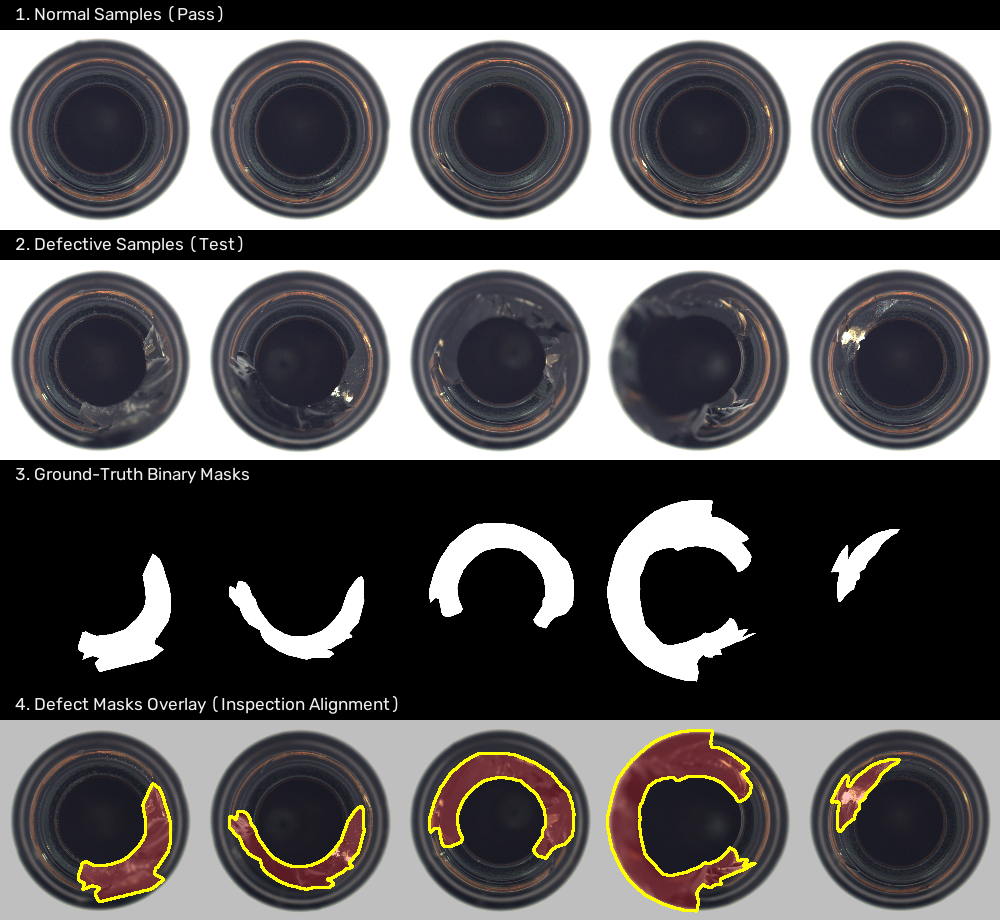
#> input picture ml/reports/visual_qa_bottle.png, 1000 x 920 px
$ python -i pipeline.py   (imports and definitions only)
#> lines starting #> are read from the running program, lines starting #| are printed output that depends on the picture
#> further down, picture is the input picture: shape (920, 1000, 3); mean B, G, R 91.5, 91.1, 93.1
"""
VisionInspect AI - Industrial Image Preprocessing Pipeline

Provides a configurable, step-toggleable OpenCV pipeline for manufacturing images:
- Validation (shape, channel integrity)
- Resize and normalize
- Noise reduction (Gaussian, Median, Bilateral)
- Contrast enhancement (CLAHE on luminance channel)
- Optional edge detection overlay / map
- Region of Interest (ROI) extraction
"""

import time
from dataclasses import asdict, dataclass, field
from typing import Any, Dict, List, Optional, Tuple
import cv2
import numpy as np


@dataclass
class PreprocessingConfig:
    # 1. Validation
    do_validate: bool = True

    # 2. Resize
    do_resize: bool = True
    target_width: int = 512
    target_height: int = 512
    keep_aspect_ratio: bool = False

    # 3. Denoising
    do_denoise: bool = True
    denoise_method: str = "gaussian"  # "gaussian", "median", "bilateral"
    denoise_kernel_size: int = 3

    # 4. Contrast Enhancement (CLAHE)
    do_clahe: bool = True
    clahe_clip_limit: float = 2.0
    clahe_grid_size: int = 8

    # 5. Edge Detection
    do_edge_detection: bool = False
    edge_low_threshold: int = 50
    edge_high_threshold: int = 150

    # 6. ROI Extraction
    do_roi_extraction: bool = False
    roi_mode: str = "center"  # "center", "bbox", "auto_foreground"
    roi_margin_percent: float = 0.1  # 10% margin crop if center
    roi_custom_box: Optional[List[int]] = None  # [ymin, xmin, ymax, xmax]


class PipelineValidationError(ValueError):
    """Raised when an input image fails validation."""
    pass


def run_preprocessing_pipeline(
    image: np.ndarray,
    config: Optional[PreprocessingConfig] = None,
) -> Tuple[np.ndarray, Dict[str, Any]]:
    """
    Executes configured preprocessing steps on a copy of the input image.
    The original image array is never modified in-place.

    Returns:
        (processed_image_bgr, pipeline_metadata)
    """
    if config is None:
        config = PreprocessingConfig()

    start_time = time.time()
    steps_applied: List[str] = []

    # 1. Validation
    if config.do_validate:
        if image is None or not isinstance(image, np.ndarray) or image.size == 0:
            raise PipelineValidationError("Image data is empty, null, or not a valid numpy array.")
        if len(image.shape) not in (2, 3):
            raise PipelineValidationError(f"Invalid image dimensions: {image.shape}. Expected 2D or 3D.")
        steps_applied.append("validation")

    # Work on an isolated copy
    processed = image.copy()

    # Convert 1-channel grayscale to 3-channel BGR for standardized pipeline flow
    if len(processed.shape) == 2:
        processed = cv2.cvtColor(processed, cv2.COLOR_GRAY2BGR)

    orig_h, orig_w = processed.shape[:2]
#> orig_h = 920; orig_w = 1000

    # 2. ROI Extraction (if enabled before scaling)
    if config.do_roi_extraction:
        h, w = processed.shape[:2]
        if config.roi_mode == "center":
            margin_y = int(h * config.roi_margin_percent)
            margin_x = int(w * config.roi_margin_percent)
            y1 = max(0, margin_y)
            y2 = min(h, h - margin_y)
            x1 = max(0, margin_x)
            x2 = min(w, w - margin_x)
            processed = processed[y1:y2, x1:x2]
            steps_applied.append(f"roi_extraction(center: [{y1}:{y2}, {x1}:{x2}])")

        elif config.roi_mode == "bbox" and config.roi_custom_box:
            ymin, xmin, ymax, xmax = config.roi_custom_box
            ymin = max(0, min(ymin, h))
            ymax = max(ymin + 1, min(ymax, h))
            xmin = max(0, min(xmin, w))
            xmax = max(xmin + 1, min(xmax, w))
            processed = processed[ymin:ymax, xmin:xmax]
            steps_applied.append(f"roi_extraction(bbox: [{ymin}:{ymax}, {xmin}:{xmax}])")

        elif config.roi_mode == "auto_foreground":
            # Otsu thresholding on grayscale to find dominant object contour
            gray_tmp = cv2.cvtColor(processed, cv2.COLOR_BGR2GRAY)
            _, thresh = cv2.threshold(gray_tmp, 0, 255, cv2.THRESH_BINARY + cv2.THRESH_OTSU)
            contours, _ = cv2.findContours(thresh, cv2.RETR_EXTERNAL, cv2.CHAIN_APPROX_SIMPLE)
            if contours:
                largest = max(contours, key=cv2.contourArea)
                bx, by, bw, bh = cv2.boundingRect(largest)
                if bw > 20 and bh > 20:
                    processed = processed[by:by + bh, bx:bx + bw]
                    steps_applied.append(f"roi_extraction(auto_foreground: [{by}:{by+bh}, {bx}:{bx+bw}])")

    # 3. Resize
    if config.do_resize:
        tw, th = config.target_width, config.target_height
        if config.keep_aspect_ratio:
            cur_h, cur_w = processed.shape[:2]
            scale = min(tw / cur_w, th / cur_h)
            nw, nh = int(cur_w * scale), int(cur_h * scale)
            resized = cv2.resize(processed, (nw, nh), interpolation=cv2.INTER_AREA if scale < 1.0 else cv2.INTER_LINEAR)
            # Pad onto letterbox canvas
            canvas = np.zeros((th, tw, 3), dtype=np.uint8)
            pad_x = (tw - nw) // 2
            pad_y = (th - nh) // 2
            canvas[pad_y:pad_y + nh, pad_x:pad_x + nw] = resized
            processed = canvas
        else:
            processed = cv2.resize(processed, (tw, th), interpolation=cv2.INTER_AREA if (tw < orig_w or th < orig_h) else cv2.INTER_LINEAR)
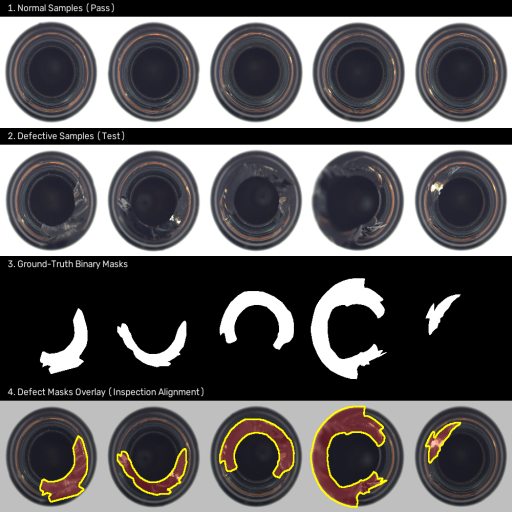
#> processed: shape (512, 512, 3); mean B, G, R 91.5, 91.1, 93.1
        steps_applied.append(f"resize({config.target_width}x{config.target_height})")

    # 4. Noise Reduction
    if config.do_denoise:
        k = config.denoise_kernel_size
        if k % 2 == 0:
            k += 1  # Kernel must be odd
        k = max(3, k)

        method = config.denoise_method.lower()
        if method == "median":
            processed = cv2.medianBlur(processed, k)
            steps_applied.append(f"denoise(median, k={k})")
        elif method == "bilateral":
            processed = cv2.bilateralFilter(processed, d=k * 2, sigmaColor=75, sigmaSpace=75)
            steps_applied.append(f"denoise(bilateral, k={k})")
        else:
            # Default Gaussian
            processed = cv2.GaussianBlur(processed, (k, k), 0)
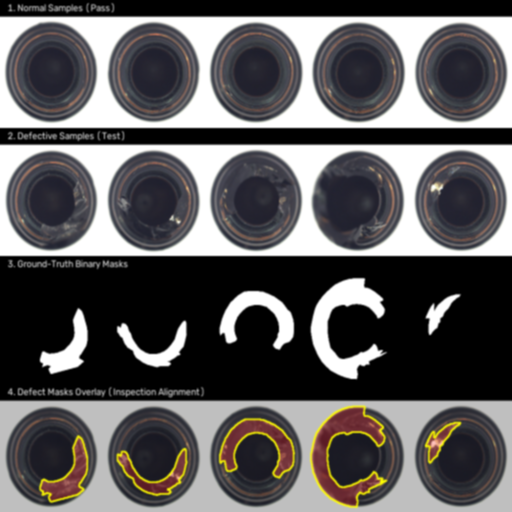
#> processed: shape (512, 512, 3); mean B, G, R 91.5, 91.1, 93.2
            steps_applied.append(f"denoise(gaussian, k={k})")

    # 5. Contrast Enhancement (CLAHE on L-channel of LAB to preserve true color)
    if config.do_clahe:
        clip = float(config.clahe_clip_limit)
        grid = max(2, int(config.clahe_grid_size))
        clahe = cv2.createCLAHE(clipLimit=clip, tileGridSize=(grid, grid))

        lab = cv2.cvtColor(processed, cv2.COLOR_BGR2LAB)
#> lab: shape (512, 512, 3); mean of channels 0, 1, 2 94.4, 129.3, 127.8
        l_channel, a_channel, b_channel = cv2.split(lab)
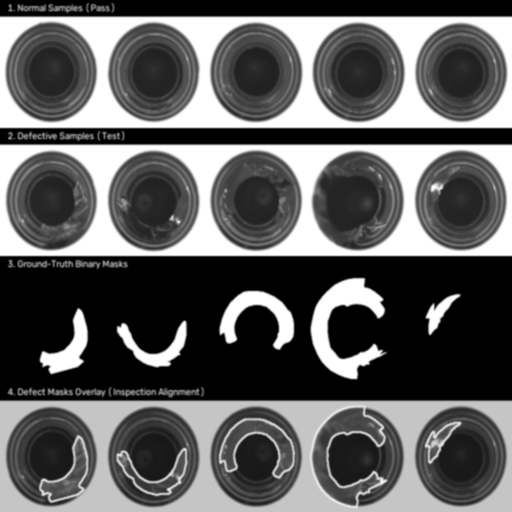
#> l_channel: shape (512, 512); min 0, max 255, mean 94.4
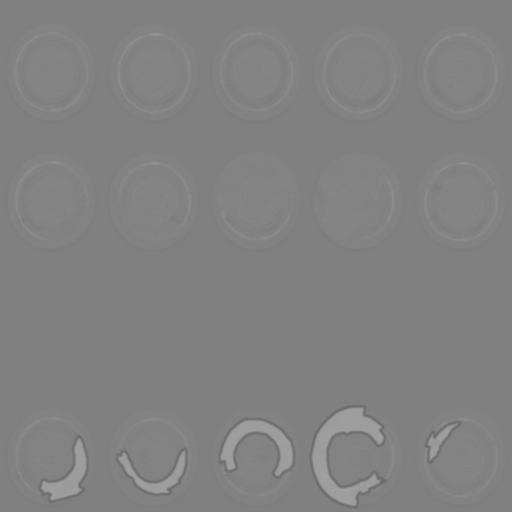
#> a_channel: shape (512, 512); min 107, max 161, mean 129.3
        enhanced_l = clahe.apply(l_channel)
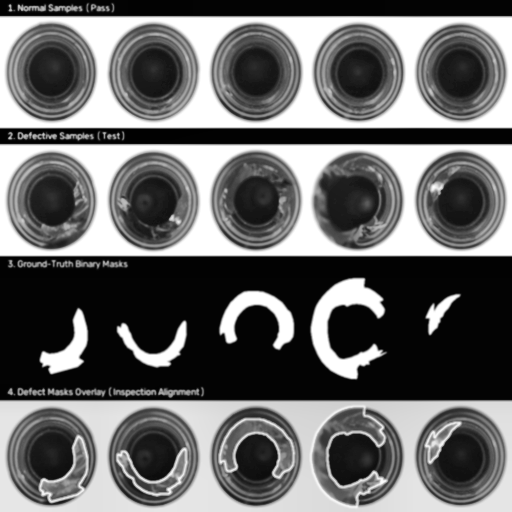
#> enhanced_l: shape (512, 512); min 1, max 255, mean 104.3
        merged_lab = cv2.merge([enhanced_l, a_channel, b_channel])
#> merged_lab: shape (512, 512, 3); mean of channels 0, 1, 2 104.3, 129.3, 127.8
        processed = cv2.cvtColor(merged_lab, cv2.COLOR_LAB2BGR)
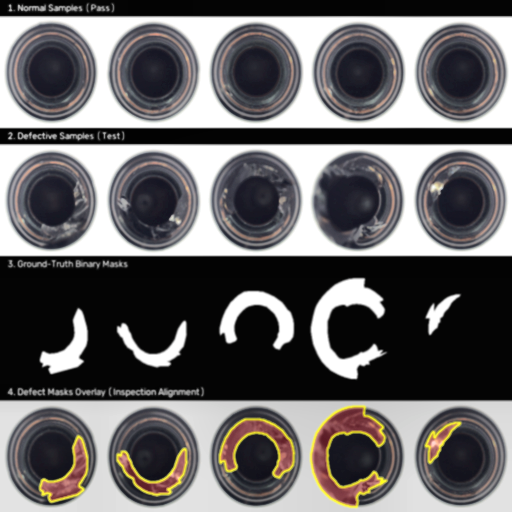
#> processed: shape (512, 512, 3); mean B, G, R 101.8, 101.4, 103.6
        steps_applied.append(f"clahe(clip={clip}, grid={grid}x{grid})")

    # 6. Optional Edge Detection
    if config.do_edge_detection:
        gray_edges = cv2.cvtColor(processed, cv2.COLOR_BGR2GRAY)
        edges = cv2.Canny(
            gray_edges,
            threshold1=config.edge_low_threshold,
            threshold2=config.edge_high_threshold,
        )
        # Convert edges to 3-channel green highlight over dark background or overlay
        edge_bgr = np.zeros_like(processed)
        edge_bgr[edges > 0] = [0, 255, 0]  # Green contours
        # Blend 70% processed + 30% edge highlight
        processed = cv2.addWeighted(processed, 0.75, edge_bgr, 0.25, 0)
        steps_applied.append(f"edge_detection(canny: {config.edge_low_threshold}-{config.edge_high_threshold})")

    duration_ms = round((time.time() - start_time) * 1000.0, 2)
    final_h, final_w = processed.shape[:2]
#> final_h = 512; final_w = 512

    pipeline_metadata = {
        "steps_applied": steps_applied,
        "input_dimensions": {"width": orig_w, "height": orig_h},
        "output_dimensions": {"width": final_w, "height": final_h},
        "duration_ms": duration_ms,
        "config": asdict(config),
    }

    return processed, pipeline_metadata

>>> import cv2
>>> picture = cv2.imread('../../../ml/reports/visual_qa_bottle.png')
>>> result = run_preprocessing_pipeline(picture)
